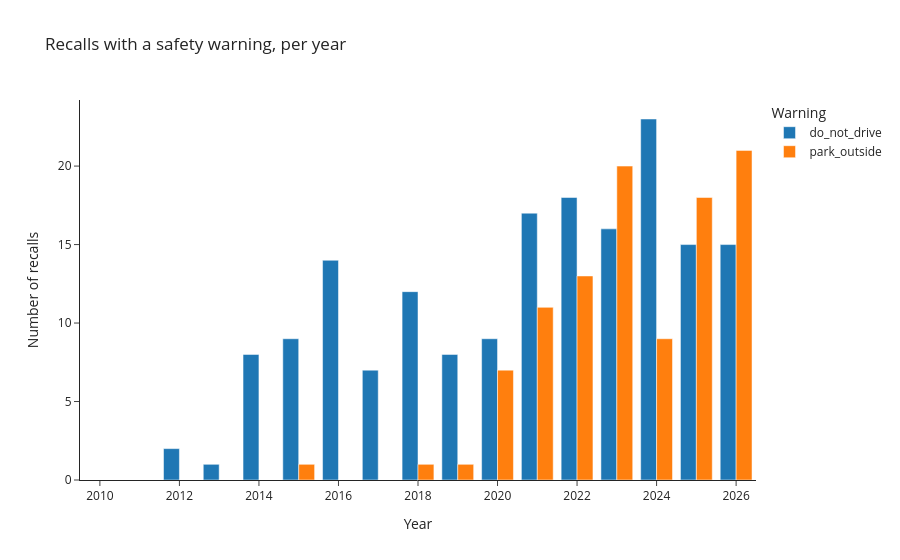

This figure's notebook cell:
### Code cell
# how many recalls each year came with a "do not drive" or "park outside" warning
warnings_per_year = recalls.groupby(recalls["report_date"].dt.year)[["do_not_drive", "park_outside"]].sum()
px.bar(warnings_per_year, barmode="group", title="Recalls with a safety warning, per year",
       labels={"report_date": "Year", "value": "Number of recalls", "variable": "Warning"}, template="simple_white")

### Figure 1 — Plotly figure (JSON) as saved in the notebook; plotly's stock layout.template omitted (floating-point values rounded to 4 significant figures)
{"data": [{"alignmentgroup": "True", "hovertemplate": "Warning=do_not_drive<br>Year=%{x}<br>Number of recalls=%{y}<extra></extra>", "legendgroup": "do_not_drive", "marker": {"color": "#1F77B4", "pattern": {"shape": ""}}, "name": "do_not_drive", "offsetgroup": "do_not_drive", "orientation": "v", "showlegend": true, "textposition": "auto", "type": "bar", "x": [2010, 2011, 2012, 2013, 2014, 2015, 2016, 2017, 2018, 2019, 2020, 2021, 2022, 2023, 2024, 2025, 2026], "xaxis": "x", "y": [0, 0, 2, 1, 8, 9, 14, 7, 12, 8, 9, 17, 18, 16, 23, 15, 15], "yaxis": "y"}, {"alignmentgroup": "True", "hovertemplate": "Warning=park_outside<br>Year=%{x}<br>Number of recalls=%{y}<extra></extra>", "legendgroup": "park_outside", "marker": {"color": "#FF7F0E", "pattern": {"shape": ""}}, "name": "park_outside", "offsetgroup": "park_outside", "orientation": "v", "showlegend": true, "textposition": "auto", "type": "bar", "x": [2010, 2011, 2012, 2013, 2014, 2015, 2016, 2017, 2018, 2019, 2020, 2021, 2022, 2023, 2024, 2025, 2026], "xaxis": "x", "y": [0, 0, 0, 0, 0, 1, 0, 0, 1, 1, 7, 11, 13, 20, 9, 18, 21], "yaxis": "y"}], "layout": {"barmode": "group", "legend": {"title": {"text": "Warning"}, "tracegroupgap": 0}, "title": {"text": "Recalls with a safety warning, per year"}, "xaxis": {"anchor": "y", "domain": [0, 1], "title": {"text": "Year"}}, "yaxis": {"anchor": "x", "domain": [0, 1], "title": {"text": "Number of recalls"}}}}
